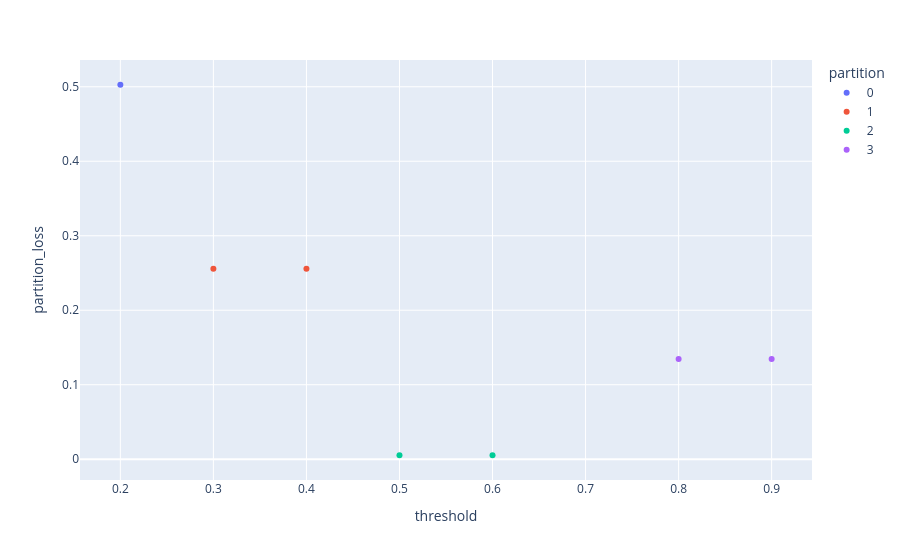

This figure's notebook cell:
### Code cell
print(f"True threshold: {threshold_true}")
fig = px.scatter(results, x = "threshold", y="partition_loss", color="partition", hover_data=["accuracy_loss"])

fig.show()

### Figure 1 — Plotly figure (JSON) as saved in the notebook; plotly's stock layout.template omitted (floating-point values rounded to 4 significant figures)
{"data": [{"customdata": [[0.5027]], "hovertemplate": "partition=0<br>threshold=%{x}<br>partition_loss=%{y}<br>accuracy_loss=%{customdata[0]}<extra></extra>", "legendgroup": "0", "marker": {"color": "#636efa", "symbol": "circle"}, "mode": "markers", "name": "0", "orientation": "v", "showlegend": true, "type": "scatter", "x": [0.2], "xaxis": "x", "y": [0.5027], "yaxis": "y"}, {"customdata": [[0.3099], [0.1917]], "hovertemplate": "partition=1<br>threshold=%{x}<br>partition_loss=%{y}<br>accuracy_loss=%{customdata[0]}<extra></extra>", "legendgroup": "1", "marker": {"color": "#EF553B", "symbol": "circle"}, "mode": "markers", "name": "1", "orientation": "v", "showlegend": true, "type": "scatter", "x": [0.3, 0.4], "xaxis": "x", "y": [0.2558, 0.2558], "yaxis": "y"}, {"customdata": [[0.0], [0.0122]], "hovertemplate": "partition=2<br>threshold=%{x}<br>partition_loss=%{y}<br>accuracy_loss=%{customdata[0]}<extra></extra>", "legendgroup": "2", "marker": {"color": "#00cc96", "symbol": "circle"}, "mode": "markers", "name": "2", "orientation": "v", "showlegend": true, "type": "scatter", "x": [0.5, 0.6], "xaxis": "x", "y": [0.005336, 0.005336], "yaxis": "y"}, {"customdata": [[0.1226], [0.385]], "hovertemplate": "partition=3<br>threshold=%{x}<br>partition_loss=%{y}<br>accuracy_loss=%{customdata[0]}<extra></extra>", "legendgroup": "3", "marker": {"color": "#ab63fa", "symbol": "circle"}, "mode": "markers", "name": "3", "orientation": "v", "showlegend": true, "type": "scatter", "x": [0.8, 0.9], "xaxis": "x", "y": [0.1347, 0.1347], "yaxis": "y"}], "layout": {"legend": {"title": {"text": "partition"}, "tracegroupgap": 0}, "margin": {"t": 60}, "xaxis": {"anchor": "y", "domain": [0, 1], "title": {"text": "threshold"}}, "yaxis": {"anchor": "x", "domain": [0, 1], "title": {"text": "partition_loss"}}}}
